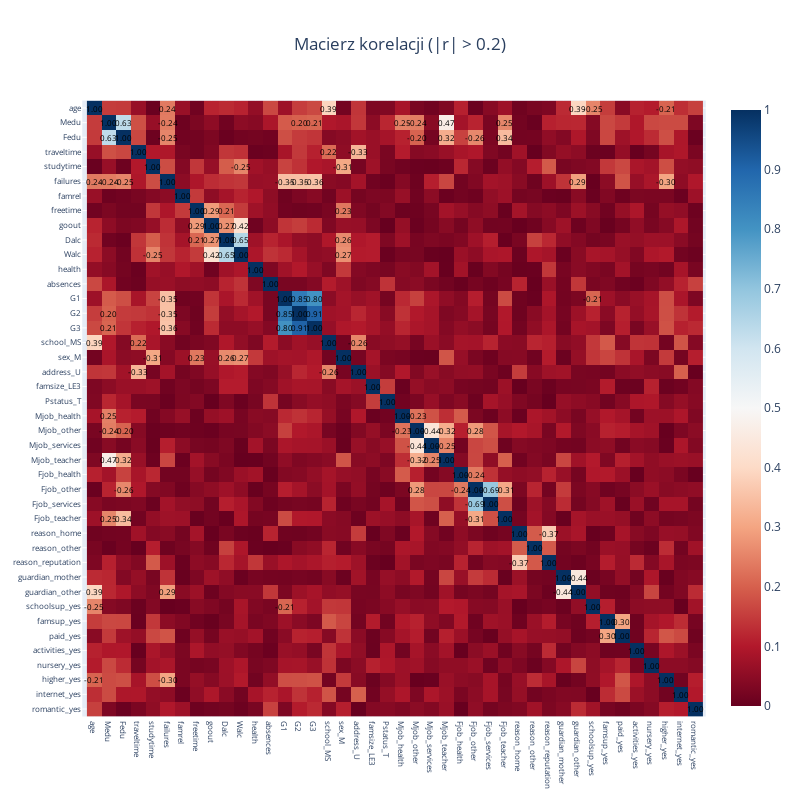

Notebook code for this chart:
### Code cell
# _______________________
# 3. PRZYGOTOWANIE DANYCH
# Kodowanie zmiennych kategorycznych (One-Hot Encoding)
df_enc = pd.get_dummies(df, drop_first=True)
print(df_enc.dtypes)

# Korelacja z oceną końcową po One-Hot Encoding
corr_matrix = df_enc.corr()
fig = px.imshow(abs(corr_matrix), title='Macierz korelacji (|r| > 0.2)', color_continuous_scale='RdBu')

for i in range(len(corr_matrix.columns)):
    for j in range(len(corr_matrix.columns)):
        if abs(corr_matrix.iloc[i, j]) > 0.2:
            fig.add_annotation(
                x=j, y=i,
                text=f"{corr_matrix.iloc[i, j]:.2f}",
                showarrow=False, font=dict(color="black", size=8)
            )

fig.update_layout(title_x=0.5, width=800, height=800,xaxis=dict(tickfont=dict(size=8)),yaxis=dict(tickfont=dict(size=8)))
fig.show()

### Figure 1 — Plotly figure (JSON) as saved in the notebook; plotly's stock layout.template omitted (floating-point values rounded to 4 significant figures; data arrays with more than 128 entries replaced by an {"elided": "..."} marker saying what was removed)
{"data": [{"coloraxis": "coloraxis", "hovertemplate": "x: %{x}<br>y: %{y}<br>color: %{z}<extra></extra>", "name": "0", "type": "heatmap", "x": ["age", "Medu", "Fedu", "traveltime", "studytime", "failures", "famrel", "freetime", "goout", "Dalc", "Walc", "health", "absences", "G1", "G2", "G3", "school_MS", "sex_M", "address_U", "famsize_LE3", "Pstatus_T", "Mjob_health", "Mjob_other", "Mjob_services", "Mjob_teacher", "Fjob_health", "Fjob_other", "Fjob_services", "Fjob_teacher", "reason_home", "reason_other", "reason_reputation", "guardian_mother", "guardian_other", "schoolsup_yes", "famsup_yes", "paid_yes", "activities_yes", "nursery_yes", "higher_yes", "internet_yes", "romantic_yes"], "xaxis": "x", "y": ["age", "Medu", "Fedu", "traveltime", "studytime", "failures", "famrel", "freetime", "goout", "Dalc", "Walc", "health", "absences", "G1", "G2", "G3", "school_MS", "sex_M", "address_U", "famsize_LE3", "Pstatus_T", "Mjob_health", "Mjob_other", "Mjob_services", "Mjob_teacher", "Fjob_health", "Fjob_other", "Fjob_services", "Fjob_teacher", "reason_home", "reason_other", "reason_reputation", "guardian_mother", "guardian_other", "schoolsup_yes", "famsup_yes", "paid_yes", "activities_yes", "nursery_yes", "higher_yes", "internet_yes", "romantic_yes"], "yaxis": "y", "z": {"elided": "42x42 float values"}}], "layout": {"annotations": [{"font": {"color": "black", "size": 8}, "showarrow": false, "text": "1.00", "x": 0, "y": 0}, {"font": {"color": "black", "size": 8}, "showarrow": false, "text": "0.24", "x": 5, "y": 0}, {"font": {"color": "black", "size": 8}, "showarrow": false, "text": "0.39", "x": 16, "y": 0}, {"font": {"color": "black", "size": 8}, "showarrow": false, "text": "0.39", "x": 33, "y": 0}, {"font": {"color": "black", "size": 8}, "showarrow": false, "text": "-0.25", "x": 34, "y": 0}, {"font": {"color": "black", "size": 8}, "showarrow": false, "text": "-0.21", "x": 39, "y": 0}, {"font": {"color": "black", "size": 8}, "showarrow": false, "text": "1.00", "x": 1, "y": 1}, {"font": {"color": "black", "size": 8}, "showarrow": false, "text": "0.63", "x": 2, "y": 1}, {"font": {"color": "black", "size": 8}, "showarrow": false, "text": "-0.24", "x": 5, "y": 1}, {"font": {"color": "black", "size": 8}, "showarrow": false, "text": "0.20", "x": 14, "y": 1}, {"font": {"color": "black", "size": 8}, "showarrow": false, "text": "0.21", "x": 15, "y": 1}, {"font": {"color": "black", "size": 8}, "showarrow": false, "text": "0.25", "x": 21, "y": 1}, {"font": {"color": "black", "size": 8}, "showarrow": false, "text": "-0.24", "x": 22, "y": 1}, {"font": {"color": "black", "size": 8}, "showarrow": false, "text": "0.47", "x": 24, "y": 1}, {"font": {"color": "black", "size": 8}, "showarrow": false, "text": "0.25", "x": 28, "y": 1}, {"font": {"color": "black", "size": 8}, "showarrow": false, "text": "0.63", "x": 1, "y": 2}, {"font": {"color": "black", "size": 8}, "showarrow": false, "text": "1.00", "x": 2, "y": 2}, {"font": {"color": "black", "size": 8}, "showarrow": false, "text": "-0.25", "x": 5, "y": 2}, {"font": {"color": "black", "size": 8}, "showarrow": false, "text": "-0.20", "x": 22, "y": 2}, {"font": {"color": "black", "size": 8}, "showarrow": false, "text": "0.32", "x": 24, "y": 2}, {"font": {"color": "black", "size": 8}, "showarrow": false, "text": "-0.26", "x": 26, "y": 2}, {"font": {"color": "black", "size": 8}, "showarrow": false, "text": "0.34", "x": 28, "y": 2}, {"font": {"color": "black", "size": 8}, "showarrow": false, "text": "1.00", "x": 3, "y": 3}, {"font": {"color": "black", "size": 8}, "showarrow": false, "text": "0.22", "x": 16, "y": 3}, {"font": {"color": "black", "size": 8}, "showarrow": false, "text": "-0.33", "x": 18, "y": 3}, {"font": {"color": "black", "size": 8}, "showarrow": false, "text": "1.00", "x": 4, "y": 4}, {"font": {"color": "black", "size": 8}, "showarrow": false, "text": "-0.25", "x": 10, "y": 4}, {"font": {"color": "black", "size": 8}, "showarrow": false, "text": "-0.31", "x": 17, "y": 4}, {"font": {"color": "black", "size": 8}, "showarrow": false, "text": "0.24", "x": 0, "y": 5}, {"font": {"color": "black", "size": 8}, "showarrow": false, "text": "-0.24", "x": 1, "y": 5}, {"font": {"color": "black", "size": 8}, "showarrow": false, "text": "-0.25", "x": 2, "y": 5}, {"font": {"color": "black", "size": 8}, "showarrow": false, "text": "1.00", "x": 5, "y": 5}, {"font": {"color": "black", "size": 8}, "showarrow": false, "text": "-0.35", "x": 13, "y": 5}, {"font": {"color": "black", "size": 8}, "showarrow": false, "text": "-0.35", "x": 14, "y": 5}, {"font": {"color": "black", "size": 8}, "showarrow": false, "text": "-0.36", "x": 15, "y": 5}, {"font": {"color": "black", "size": 8}, "showarrow": false, "text": "0.29", "x": 33, "y": 5}, {"font": {"color": "black", "size": 8}, "showarrow": false, "text": "-0.30", "x": 39, "y": 5}, {"font": {"color": "black", "size": 8}, "showarrow": false, "text": "1.00", "x": 6, "y": 6}, {"font": {"color": "black", "size": 8}, "showarrow": false, "text": "1.00", "x": 7, "y": 7}, {"font": {"color": "black", "size": 8}, "showarrow": false, "text": "0.29", "x": 8, "y": 7}, {"font": {"color": "black", "size": 8}, "showarrow": false, "text": "0.21", "x": 9, "y": 7}, {"font": {"color": "black", "size": 8}, "showarrow": false, "text": "0.23", "x": 17, "y": 7}, {"font": {"color": "black", "size": 8}, "showarrow": false, "text": "0.29", "x": 7, "y": 8}, {"font": {"color": "black", "size": 8}, "showarrow": false, "text": "1.00", "x": 8, "y": 8}, {"font": {"color": "black", "size": 8}, "showarrow": false, "text": "0.27", "x": 9, "y": 8}, {"font": {"color": "black", "size": 8}, "showarrow": false, "text": "0.42", "x": 10, "y": 8}, {"font": {"color": "black", "size": 8}, "showarrow": false, "text": "0.21", "x": 7, "y": 9}, {"font": {"color": "black", "size": 8}, "showarrow": false, "text": "0.27", "x": 8, "y": 9}, {"font": {"color": "black", "size": 8}, "showarrow": false, "text": "1.00", "x": 9, "y": 9}, {"font": {"color": "black", "size": 8}, "showarrow": false, "text": "0.65", "x": 10, "y": 9}, {"font": {"color": "black", "size": 8}, "showarrow": false, "text": "0.26", "x": 17, "y": 9}, {"font": {"color": "black", "size": 8}, "showarrow": false, "text": "-0.25", "x": 4, "y": 10}, {"font": {"color": "black", "size": 8}, "showarrow": false, "text": "0.42", "x": 8, "y": 10}, {"font": {"color": "black", "size": 8}, "showarrow": false, "text": "0.65", "x": 9, "y": 10}, {"font": {"color": "black", "size": 8}, "showarrow": false, "text": "1.00", "x": 10, "y": 10}, {"font": {"color": "black", "size": 8}, "showarrow": false, "text": "0.27", "x": 17, "y": 10}, {"font": {"color": "black", "size": 8}, "showarrow": false, "text": "1.00", "x": 11, "y": 11}, {"font": {"color": "black", "size": 8}, "showarrow": false, "text": "1.00", "x": 12, "y": 12}, {"font": {"color": "black", "size": 8}, "showarrow": false, "text": "-0.35", "x": 5, "y": 13}, {"font": {"color": "black", "size": 8}, "showarrow": false, "text": "1.00", "x": 13, "y": 13}, {"font": {"color": "black", "size": 8}, "showarrow": false, "text": "0.85", "x": 14, "y": 13}, {"font": {"color": "black", "size": 8}, "showarrow": false, "text": "0.80", "x": 15, "y": 13}, {"font": {"color": "black", "size": 8}, "showarrow": false, "text": "-0.21", "x": 34, "y": 13}, {"font": {"color": "black", "size": 8}, "showarrow": false, "text": "0.20", "x": 1, "y": 14}, {"font": {"color": "black", "size": 8}, "showarrow": false, "text": "-0.35", "x": 5, "y": 14}, {"font": {"color": "black", "size": 8}, "showarrow": false, "text": "0.85", "x": 13, "y": 14}, {"font": {"color": "black", "size": 8}, "showarrow": false, "text": "1.00", "x": 14, "y": 14}, {"font": {"color": "black", "size": 8}, "showarrow": false, "text": "0.91", "x": 15, "y": 14}, {"font": {"color": "black", "size": 8}, "showarrow": false, "text": "0.21", "x": 1, "y": 15}, {"font": {"color": "black", "size": 8}, "showarrow": false, "text": "-0.36", "x": 5, "y": 15}, {"font": {"color": "black", "size": 8}, "showarrow": false, "text": "0.80", "x": 13, "y": 15}, {"font": {"color": "black", "size": 8}, "showarrow": false, "text": "0.91", "x": 14, "y": 15}, {"font": {"color": "black", "size": 8}, "showarrow": false, "text": "1.00", "x": 15, "y": 15}, {"font": {"color": "black", "size": 8}, "showarrow": false, "text": "0.39", "x": 0, "y": 16}, {"font": {"color": "black", "size": 8}, "showarrow": false, "text": "0.22", "x": 3, "y": 16}, {"font": {"color": "black", "size": 8}, "showarrow": false, "text": "1.00", "x": 16, "y": 16}, {"font": {"color": "black", "size": 8}, "showarrow": false, "text": "-0.26", "x": 18, "y": 16}, {"font": {"color": "black", "size": 8}, "showarrow": false, "text": "-0.31", "x": 4, "y": 17}, {"font": {"color": "black", "size": 8}, "showarrow": false, "text": "0.23", "x": 7, "y": 17}, {"font": {"color": "black", "size": 8}, "showarrow": false, "text": "0.26", "x": 9, "y": 17}, {"font": {"color": "black", "size": 8}, "showarrow": false, "text": "0.27", "x": 10, "y": 17}, {"font": {"color": "black", "size": 8}, "showarrow": false, "text": "1.00", "x": 17, "y": 17}, {"font": {"color": "black", "size": 8}, "showarrow": false, "text": "-0.33", "x": 3, "y": 18}, {"font": {"color": "black", "size": 8}, "showarrow": false, "text": "-0.26", "x": 16, "y": 18}, {"font": {"color": "black", "size": 8}, "showarrow": false, "text": "1.00", "x": 18, "y": 18}, {"font": {"color": "black", "size": 8}, "showarrow": false, "text": "1.00", "x": 19, "y": 19}, {"font": {"color": "black", "size": 8}, "showarrow": false, "text": "1.00", "x": 20, "y": 20}, {"font": {"color": "black", "size": 8}, "showarrow": false, "text": "0.25", "x": 1, "y": 21}, {"font": {"color": "black", "size": 8}, "showarrow": false, "text": "1.00", "x": 21, "y": 21}, {"font": {"color": "black", "size": 8}, "showarrow": false, "text": "-0.23", "x": 22, "y": 21}, {"font": {"color": "black", "size": 8}, "showarrow": false, "text": "-0.24", "x": 1, "y": 22}, {"font": {"color": "black", "size": 8}, "showarrow": false, "text": "-0.20", "x": 2, "y": 22}, {"font": {"color": "black", "size": 8}, "showarrow": false, "text": "-0.23", "x": 21, "y": 22}, {"font": {"color": "black", "size": 8}, "showarrow": false, "text": "1.00", "x": 22, "y": 22}, {"font": {"color": "black", "size": 8}, "showarrow": false, "text": "-0.44", "x": 23, "y": 22}, {"font": {"color": "black", "size": 8}, "showarrow": false, "text": "-0.32", "x": 24, "y": 22}, {"font": {"color": "black", "size": 8}, "showarrow": false, "text": "0.28", "x": 26, "y": 22}, {"font": {"color": "black", "size": 8}, "showarrow": false, "text": "-0.44", "x": 22, "y": 23}, {"font": {"color": "black", "size": 8}, "showarrow": false, "text": "1.00", "x": 23, "y": 23}, {"font": {"color": "black", "size": 8}, "showarrow": false, "text": "-0.25", "x": 24, "y": 23}, {"font": {"color": "black", "size": 8}, "showarrow": false, "text": "0.47", "x": 1, "y": 24}, {"font": {"color": "black", "size": 8}, "showarrow": false, "text": "0.32", "x": 2, "y": 24}, {"font": {"color": "black", "size": 8}, "showarrow": false, "text": "-0.32", "x": 22, "y": 24}, {"font": {"color": "black", "size": 8}, "showarrow": false, "text": "-0.25", "x": 23, "y": 24}, {"font": {"color": "black", "size": 8}, "showarrow": false, "text": "1.00", "x": 24, "y": 24}, {"font": {"color": "black", "size": 8}, "showarrow": false, "text": "1.00", "x": 25, "y": 25}, {"font": {"color": "black", "size": 8}, "showarrow": false, "text": "-0.24", "x": 26, "y": 25}, {"font": {"color": "black", "size": 8}, "showarrow": false, "text": "-0.26", "x": 2, "y": 26}, {"font": {"color": "black", "size": 8}, "showarrow": false, "text": "0.28", "x": 22, "y": 26}, {"font": {"color": "black", "size": 8}, "showarrow": false, "text": "-0.24", "x": 25, "y": 26}, {"font": {"color": "black", "size": 8}, "showarrow": false, "text": "1.00", "x": 26, "y": 26}, {"font": {"color": "black", "size": 8}, "showarrow": false, "text": "-0.69", "x": 27, "y": 26}, {"font": {"color": "black", "size": 8}, "showarrow": false, "text": "-0.31", "x": 28, "y": 26}, {"font": {"color": "black", "size": 8}, "showarrow": false, "text": "-0.69", "x": 26, "y": 27}, {"font": {"color": "black", "size": 8}, "showarrow": false, "text": "1.00", "x": 27, "y": 27}, {"font": {"color": "black", "size": 8}, "showarrow": false, "text": "0.25", "x": 1, "y": 28}, {"font": {"color": "black", "size": 8}, "showarrow": false, "text": "0.34", "x": 2, "y": 28}, {"font": {"color": "black", "size": 8}, "showarrow": false, "text": "-0.31", "x": 26, "y": 28}, {"font": {"color": "black", "size": 8}, "showarrow": false, "text": "1.00", "x": 28, "y": 28}, {"font": {"color": "black", "size": 8}, "showarrow": false, "text": "1.00", "x": 29, "y": 29}, {"font": {"color": "black", "size": 8}, "showarrow": false, "text": "-0.37", "x": 31, "y": 29}, {"font": {"color": "black", "size": 8}, "showarrow": false, "text": "1.00", "x": 30, "y": 30}, {"font": {"color": "black", "size": 8}, "showarrow": false, "text": "-0.37", "x": 29, "y": 31}, {"font": {"color": "black", "size": 8}, "showarrow": false, "text": "1.00", "x": 31, "y": 31}, {"font": {"color": "black", "size": 8}, "showarrow": false, "text": "1.00", "x": 32, "y": 32}, {"font": {"color": "black", "size": 8}, "showarrow": false, "text": "-0.44", "x": 33, "y": 32}, {"font": {"color": "black", "size": 8}, "showarrow": false, "text": "0.39", "x": 0, "y": 33}, {"font": {"color": "black", "size": 8}, "showarrow": false, "text": "0.29", "x": 5, "y": 33}, {"font": {"color": "black", "size": 8}, "showarrow": false, "text": "-0.44", "x": 32, "y": 33}, {"font": {"color": "black", "size": 8}, "showarrow": false, "text": "1.00", "x": 33, "y": 33}, {"font": {"color": "black", "size": 8}, "showarrow": false, "text": "-0.25", "x": 0, "y": 34}, {"font": {"color": "black", "size": 8}, "showarrow": false, "text": "-0.21", "x": 13, "y": 34}, {"font": {"color": "black", "size": 8}, "showarrow": false, "text": "1.00", "x": 34, "y": 34}, {"font": {"color": "black", "size": 8}, "showarrow": false, "text": "1.00", "x": 35, "y": 35}, {"font": {"color": "black", "size": 8}, "showarrow": false, "text": "0.30", "x": 36, "y": 35}, {"font": {"color": "black", "size": 8}, "showarrow": false, "text": "0.30", "x": 35, "y": 36}, {"font": {"color": "black", "size": 8}, "showarrow": false, "text": "1.00", "x": 36, "y": 36}, {"font": {"color": "black", "size": 8}, "showarrow": false, "text": "1.00", "x": 37, "y": 37}, {"font": {"color": "black", "size": 8}, "showarrow": false, "text": "1.00", "x": 38, "y": 38}, {"font": {"color": "black", "size": 8}, "showarrow": false, "text": "-0.21", "x": 0, "y": 39}, {"font": {"color": "black", "size": 8}, "showarrow": false, "text": "-0.30", "x": 5, "y": 39}, {"font": {"color": "black", "size": 8}, "showarrow": false, "text": "1.00", "x": 39, "y": 39}, {"font": {"color": "black", "size": 8}, "showarrow": false, "text": "1.00", "x": 40, "y": 40}, {"font": {"color": "black", "size": 8}, "showarrow": false, "text": "1.00", "x": 41, "y": 41}], "coloraxis": {"colorscale": [[0, "rgb(103,0,31)"], [0.1, "rgb(178,24,43)"], [0.2, "rgb(214,96,77)"], [0.3, "rgb(244,165,130)"], [0.4, "rgb(253,219,199)"], [0.5, "rgb(247,247,247)"], [0.6, "rgb(209,229,240)"], [0.7, "rgb(146,197,222)"], [0.8, "rgb(67,147,195)"], [0.9, "rgb(33,102,172)"], [1, "rgb(5,48,97)"]]}, "height": 800, "title": {"text": "Macierz korelacji (|r| > 0.2)", "x": 0.5}, "width": 800, "xaxis": {"anchor": "y", "constrain": "domain", "domain": [0, 1], "scaleanchor": "y", "tickfont": {"size": 8}}, "yaxis": {"anchor": "x", "autorange": "reversed", "constrain": "domain", "domain": [0, 1], "tickfont": {"size": 8}}}}
